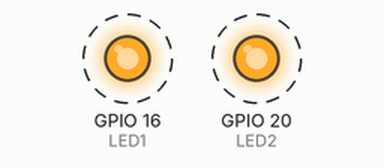
Simulated run of this program. Board: Raspberry Pi (BCM pin numbers). Parts: output pins drawn as LEDs (lit = HIGH). Dashed ring = blinking. What the program prints to the terminal is not drawn. At 3.0 s the program stops and its outputs stay as they are.

Above: at 0.2 s.
Timing chart, 0 to 3.0 s (numbered marks = the images above):
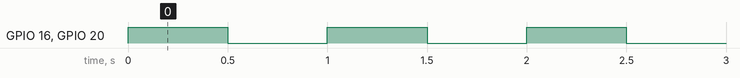

The program:

led3.py
```python
# -*- coding: utf-8 -*-

import time
import RPi.GPIO as GPIO

LED1   = 16
LED2   = 20

GPIO.setmode(GPIO.BCM)
GPIO.setup(LED1, GPIO.OUT)
GPIO.setup(LED2, GPIO.OUT)

for i in range(3):
      GPIO.output(LED1, GPIO.HIGH)
      GPIO.output(LED2, GPIO.HIGH)
      time.sleep(0.5)
      print("LED ON!")
      GPIO.output(LED1, GPIO.LOW)
      GPIO.output(LED2, GPIO.LOW)
      time.sleep(0.5)
```

Measured:
- by itself, GPIO 16 (LED1), GPIO 20 (LED2): alternates HIGH for 0.50 s and LOW for 0.50 s, 6 changes in all, then stays LOW
